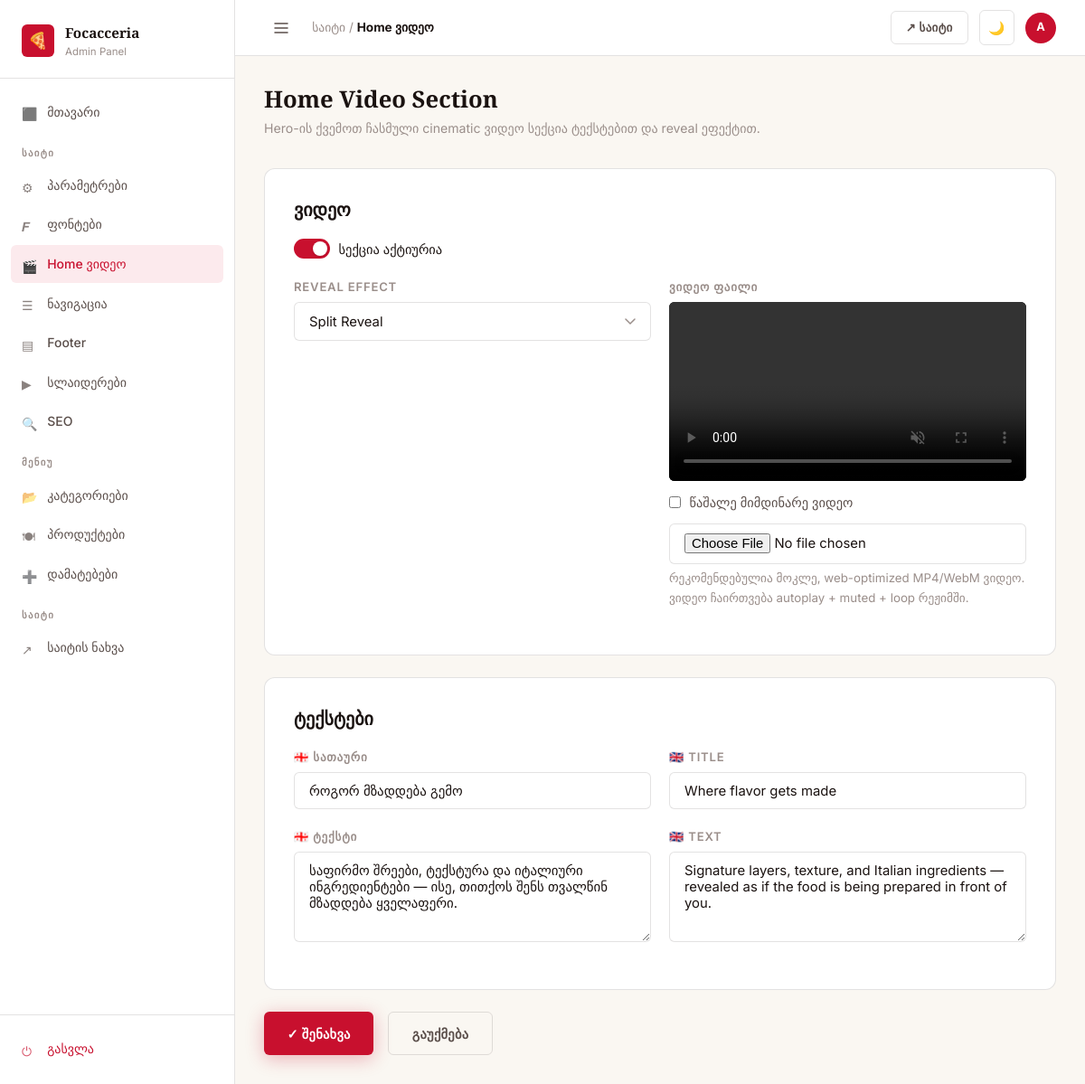
The page /dashboard/home-video/ (signed in) on the database its author committed.
### core/models.py (models this page shows, shortened)
class HomeVideoSection(models.Model):
    EFFECT_CHOICES = [
        ('split', 'Split Reveal'),
        ('parallax', 'Parallax Reveal'),
    ]
    is_active = models.BooleanField(default=True)
    effect = models.CharField(max_length=20, choices=EFFECT_CHOICES, default='split')
    video_file = models.FileField(
        upload_to='home-video/',
        blank=True,
        null=True,
        validators=video_file_validators,
    )
    title_ka = models.CharField(max_length=220, blank=True, default='როგორ მზადდება გემო')
    title_en = models.CharField(max_length=220, blank=True, default='Where flavor gets made')
    subtitle_ka = models.TextField(
        blank=True,
        default='საფირმო შრეები, ტექსტურა და იტალიური ინგრედიენტები — ისე, თითქოს შენს თვალწინ მზადდება ყველაფერი.'
    )
    subtitle_en = models.TextField(
        blank=True,
        default='Signature layers, texture, and Italian ingredients — revealed as if the food is being prepared in front of you.'
    )
    class Meta:
        verbose_name = 'Home Video Section'
    @classmethod
    def get_settings(cls):
        obj, _ = cls.objects.get_or_create(pk=1)
        return obj

### dashboard/views.py (the view, shortened to what this page needs)
# urls.py: path('home-video/', views.home_video_settings, name='home_video_settings'),
@login_required
def home_video_settings(request):
    section = HomeVideoSection.get_settings()
    return render(request, 'dashboard/home_video_settings.html', {'section': section})

### core/models.py (called while the page is built)
    @classmethod
    def get_settings(cls):
        obj, _ = cls.objects.get_or_create(pk=1)
        return obj

    @classmethod
    def get_settings(cls):
        obj, _ = cls.objects.get_or_create(pk=1)
        return obj

### templates/dashboard/home_video_settings.html (shortened to what this page needs)
{% extends 'dashboard/base.html' %}
{% block nav_home_video %}active{% endblock %}
{% block breadcrumb %}საიტი / <strong>Home ვიდეო</strong>{% endblock %}
{% block content %}
<div class="page-header">
  <div>
    <h1 class="page-title">Home Video Section</h1>
    <p class="page-subtitle">Hero-ის ქვემოთ ჩასმული cinematic ვიდეო სექცია ტექსტებით და reveal ეფექტით.</p>
  </div>
</div>
<form method="post" enctype="multipart/form-data">
  <div class="form-card" style="margin-bottom:1.5rem;">
    <h4 style="margin-bottom:1.25rem;font-family:var(--font-serif);">ვიდეო</h4>
    <div class="form-group">
      <label class="toggle-wrap">
        <span class="toggle">
          <span class="toggle-slider"></span>
        </span>
        <span style="font-size:.9rem;">სექცია აქტიურია</span>
      </label>
    </div>
    <div class="form-row">
      <div class="form-group">
        <label class="form-label">Reveal Effect</label>
        <select name="effect" class="form-control">
          <option value="split" {% if section.effect == 'split' %}selected{% endif %}>Split Reveal</option>
        </select>
      </div>
      <div class="form-group">
        <label class="form-label">ვიდეო ფაილი</label>
        {% if section.video_file %}
        <video src="{{ section.video_file.url }}" controls muted playsinline style="display:block;width:100%;max-height:220px;border-radius:var(--radius-sm);margin-bottom:.75rem;background:#000;"></video>
        <label style="display:flex;align-items:center;gap:.6rem;margin:.15rem 0 .75rem;">
          <input type="checkbox" name="video_file_clear">
          <span style="font-size:.9rem;color:var(--text-secondary);">წაშალე მიმდინარე ვიდეო</span>
        </label>
        {% endif %}
        <input type="file" name="video_file" class="form-control" accept="video/mp4,video/webm,video/quicktime,.mp4,.webm,.mov,.m4v">
        <small style="display:block;margin-top:.35rem;color:var(--text-muted);">რეკომენდებულია მოკლე, web-optimized MP4/WebM ვიდეო. ვიდეო ჩაირთვება autoplay + muted + loop რეჟიმში.</small>
      </div>
    </div>
  </div>
  <div class="form-card" style="margin-bottom:1.5rem;">
    <h4 style="margin-bottom:1.25rem;font-family:var(--font-serif);">ტექსტები</h4>
    <div class="form-row">
      <div class="form-group">
        <label class="form-label">🇬🇪 სათაური</label>
        <input type="text" name="title_ka" value="{{ section.title_ka }}" class="form-control">
      </div>
      <div class="form-group">
        <label class="form-label">🇬🇧 Title</label>
        <input type="text" name="title_en" value="{{ section.title_en }}" class="form-control">
      </div>
    </div>
    <div class="form-row">
      <div class="form-group">
        <label class="form-label">🇬🇪 ტექსტი</label>
        <textarea name="subtitle_ka" class="form-control" rows="4">{{ section.subtitle_ka }}</textarea>
      </div>
      <div class="form-group">
        <label class="form-label">🇬🇧 Text</label>
        <textarea name="subtitle_en" class="form-control" rows="4">{{ section.subtitle_en }}</textarea>
      </div>
    </div>
  </div>
  <div style="display:flex;gap:1rem;">
    <button type="submit" class="btn btn-primary">✓ შენახვა</button>
    <a href="{% url 'dashboard_home' %}" class="btn btn-ghost">გაუქმება</a>
  </div>
</form>
{% endblock %}

### templates/dashboard/base.html (shortened to what this page needs)
<!DOCTYPE html>
<html lang="ka" data-theme="light">
<head>
  {% load static %}
  <link rel="stylesheet" href="{% static 'css/brand.css' %}">
  <link rel="stylesheet" href="{% static 'css/dashboard.css' %}">
</head>
<body>
{% load static %}
<div class="db-layout">
  <aside class="db-sidebar">
    <div class="sidebar-brand">
      <div class="sidebar-brand-logo">🍕</div>
      <div class="sidebar-brand-text">
        <div class="sidebar-brand-name">Focacceria</div>
        <div class="sidebar-brand-sub">Admin Panel</div>
      </div>
    </div>
    <nav class="sidebar-nav">
      <div class="nav-section">
        <a href="{% url 'dashboard_home' %}" class="nav-link {% block nav_home %}{% endblock %}">
          <span class="icon">⬛</span> მთავარი
        </a>
      </div>
      <div class="nav-section">
        <div class="nav-section-label">საიტი</div>
        <a href="{% url 'site_settings' %}" class="nav-link {% block nav_settings %}{% endblock %}">
          <span class="icon">⚙</span> პარამეტრები
        </a>
        <a href="{% url 'font_settings' %}" class="nav-link {% block nav_fonts %}{% endblock %}">
          <span class="icon">𝑭</span> ფონტები
        </a>
        <a href="{% url 'home_video_settings' %}" class="nav-link {% block nav_home_video %}{% endblock %}">
          <span class="icon">🎬</span> Home ვიდეო
        </a>
        <a href="{% url 'navigation' %}" class="nav-link {% block nav_navigation %}{% endblock %}">
          <span class="icon">☰</span> ნავიგაცია
        </a>
        <a href="{% url 'footer' %}" class="nav-link {% block nav_footer %}{% endblock %}">
          <span class="icon">▤</span> Footer
        </a>
        <a href="{% url 'sliders' %}" class="nav-link {% block nav_sliders %}{% endblock %}">
          <span class="icon">▶</span> სლაიდერები
        </a>
        <a href="{% url 'seo_settings' %}" class="nav-link {% block nav_seo %}{% endblock %}">
          <span class="icon">🔍</span> SEO
        </a>
      </div>
      <div class="nav-section">
        <div class="nav-section-label">მენიუ</div>
        <a href="{% url 'menu_categories' %}" class="nav-link {% block nav_categories %}{% endblock %}">
          <span class="icon">📂</span> კატეგორიები
        </a>
        <a href="{% url 'menu_items' %}" class="nav-link {% block nav_items %}{% endblock %}">
          <span class="icon">🍽</span> პროდუქტები
        </a>
        <a href="{% url 'addons' %}" class="nav-link {% block nav_addons %}{% endblock %}">
          <span class="icon">➕</span> დამატებები
        </a>
      </div>
      <div class="nav-section">
        <div class="nav-section-label">საიტი</div>
        <a href="/" target="_blank" class="nav-link">
          <span class="icon">↗</span> საიტის ნახვა
        </a>
      </div>
    </nav>
    <div class="sidebar-footer">
      <a href="{% url 'dashboard_logout' %}" class="nav-link" style="color:var(--accent);">
        <span class="icon">⏻</span> გასვლა
      </a>
    </div>
  </aside>
  <div class="db-main">
    <header class="db-topbar">
      <div class="topbar-left">
        <button class="btn btn-ghost btn-icon" data-sidebar-toggle style="border:none;">
          <svg width="18" height="18" viewBox="0 0 18 18" fill="none">
            <path d="M2 4h14M2 9h14M2 14h14" stroke="currentColor" stroke-width="1.5" stroke-linecap="round"/>
          </svg>
        </button>
        <div class="topbar-breadcrumb">
          {% block breadcrumb %}<strong>Dashboard</strong>{% endblock %}
        </div>
      </div>
      <div class="topbar-right">
        <a href="/" target="_blank" class="btn btn-ghost btn-sm">↗ საიტი</a>
        <button class="btn btn-ghost btn-icon" data-theme-toggle title="Toggle theme">
          <span data-theme-icon>🌙</span>
        </button>
        <div class="topbar-avatar" title="{{ request.user.username }}">
          {{ request.user.username|first|upper }}
        </div>
      </div>
    </header>
    <main class="db-content">
      {% block content %}{% endblock %}
    </main>
  </div>
</div>
</body>
</html>

### static/css/brand.css (style rules this page uses)
:root { --rosso: #C8102E; --rosso-dark: #A00C23; --rosso-light: #E8203E; --rosso-pale: #fceaed; --nero: #1A1210; --nero-soft: #2A2220; --charcoal: #3A3230; --crema: #F5EFE0; --crema-dark: #EDE4D0; --crema-light: #FAF7F2; --oro: #C4A052; --oro-dark: #A8843A; --oro-light: #D4B870; --white: #FFFFFF; --off-white: #FDF9F4; --font-serif: 'Playfair Display', 'Georgia', serif; --font-sans: 'Inter', 'Segoe UI', system-ui, sans-serif; --radius-sm: 6px; --radius-md: 12px; --radius-lg: 20px; --radius-xl: 32px; --shadow-sm: 0 1px 3px rgba(0,0,0,.08), 0 1px 2px rgba(0,0,0,.06); --shadow-md: 0 4px 16px rgba(0,0,0,.10), 0 2px 6px rgba(0,0,0,.07); --shadow-lg: 0 12px 40px rgba(0,0,0,.14), 0 4px 12px rgba(0,0,0,.08); --shadow-rosso: 0 4px 20px rgba(200,16,46,.30); --ease: cubic-bezier(.4,0,.2,1); --transition: .2s var(--ease); }
[data-theme="light"], :root { --bg: var(--crema-light); --bg-card: var(--white); --bg-surface: var(--crema); --bg-hover: var(--crema-dark); --border: rgba(26,18,16,.12); --border-strong: rgba(26,18,16,.22); --text-primary: var(--nero); --text-secondary: #5A4E4A; --text-muted: #9A8E8A; --text-inverse: var(--white); --accent: var(--rosso); --accent-hover: var(--rosso-dark); --accent-pale: var(--rosso-pale); }
*, *::before, *::after { box-sizing: border-box; margin: 0; padding: 0; }
html { font-size: 16px; scroll-behavior: smooth; -webkit-font-smoothing: antialiased; }
body { font-family: var(--font-sans); background: var(--bg); color: var(--text-primary); line-height: 1.6; transition: background var(--transition), color var(--transition); }
h1, h2, h3, h4, h5, h6 { font-family: var(--font-serif); line-height: 1.25; color: var(--text-primary); }
h1 { font-size: clamp(2rem, 5vw, 3.5rem); }
h4 { font-size: 1.25rem; }
p { color: var(--text-secondary); line-height: 1.7; }
a { color: var(--accent); text-decoration: none; transition: color var(--transition); }
.btn { display: inline-flex; align-items: center; gap: .5rem; padding: .7rem 1.6rem; border-radius: var(--radius-sm); font-family: var(--font-sans); font-size: .9rem; font-weight: 600; letter-spacing: .02em; cursor: pointer; border: none; transition: all var(--transition); white-space: nowrap; }
.btn-primary { background: var(--accent); color: #fff; box-shadow: var(--shadow-rosso); }
.btn-ghost { background: transparent; color: var(--text-secondary); border: 1.5px solid var(--border); }
.btn-sm { padding: .45rem 1rem; font-size: .82rem; }
.btn-icon { padding: .6rem; border-radius: var(--radius-sm); }
.form-group { margin-bottom: 1.25rem; }
.form-label { display: block; font-size: .82rem; font-weight: 600; color: var(--text-muted); text-transform: uppercase; letter-spacing: .06em; margin-bottom: .4rem; }
.form-control { display: block; width: 100%; padding: .65rem 1rem; font-size: .93rem; font-family: var(--font-sans); color: var(--text-primary); background: var(--bg-card); border: 1.5px solid var(--border); border-radius: var(--radius-sm); transition: border-color var(--transition), box-shadow var(--transition); appearance: none; }
.form-control::placeholder { color: var(--text-muted); }
textarea.form-control { resize: vertical; min-height: 100px; }
select.form-control { background-repeat: no-repeat; background-position: right 1rem center; padding-right: 2.5rem; }
.toggle-wrap { display: flex; align-items: center; gap: .6rem; cursor: pointer; }
.toggle { position: relative; width: 40px; height: 22px; flex-shrink: 0; }
.toggle-slider { position: absolute; inset: 0; background: var(--border-strong); border-radius: 50px; transition: background var(--transition); }
.toggle-slider::before { content: ''; position: absolute; height: 16px; width: 16px; left: 3px; top: 3px; background: white; border-radius: 50%; transition: transform var(--transition); box-shadow: var(--shadow-sm); }
.toggle input:checked + .toggle-slider { background: var(--accent); }
.toggle input:checked + .toggle-slider::before { transform: translateX(18px); }

### rows shown on the page
HomeVideoSection: effect "Split Reveal", title_ka "როგორ მზადდება გემო", title_en "Where flavor gets made", subtitle_ka "საფირმო შრეები, ტექსტურა და იტალიური ინგრედიენტები — ისე, თითქოს შენს თვალწინ მზადდება ყველაფერი.", subtitle_en "Signature layers, texture, and Italian ingredients — revealed as if the food is being prepared in front of you."

### other values the page prints
{{ request.user.username|first|upper }} "A"
